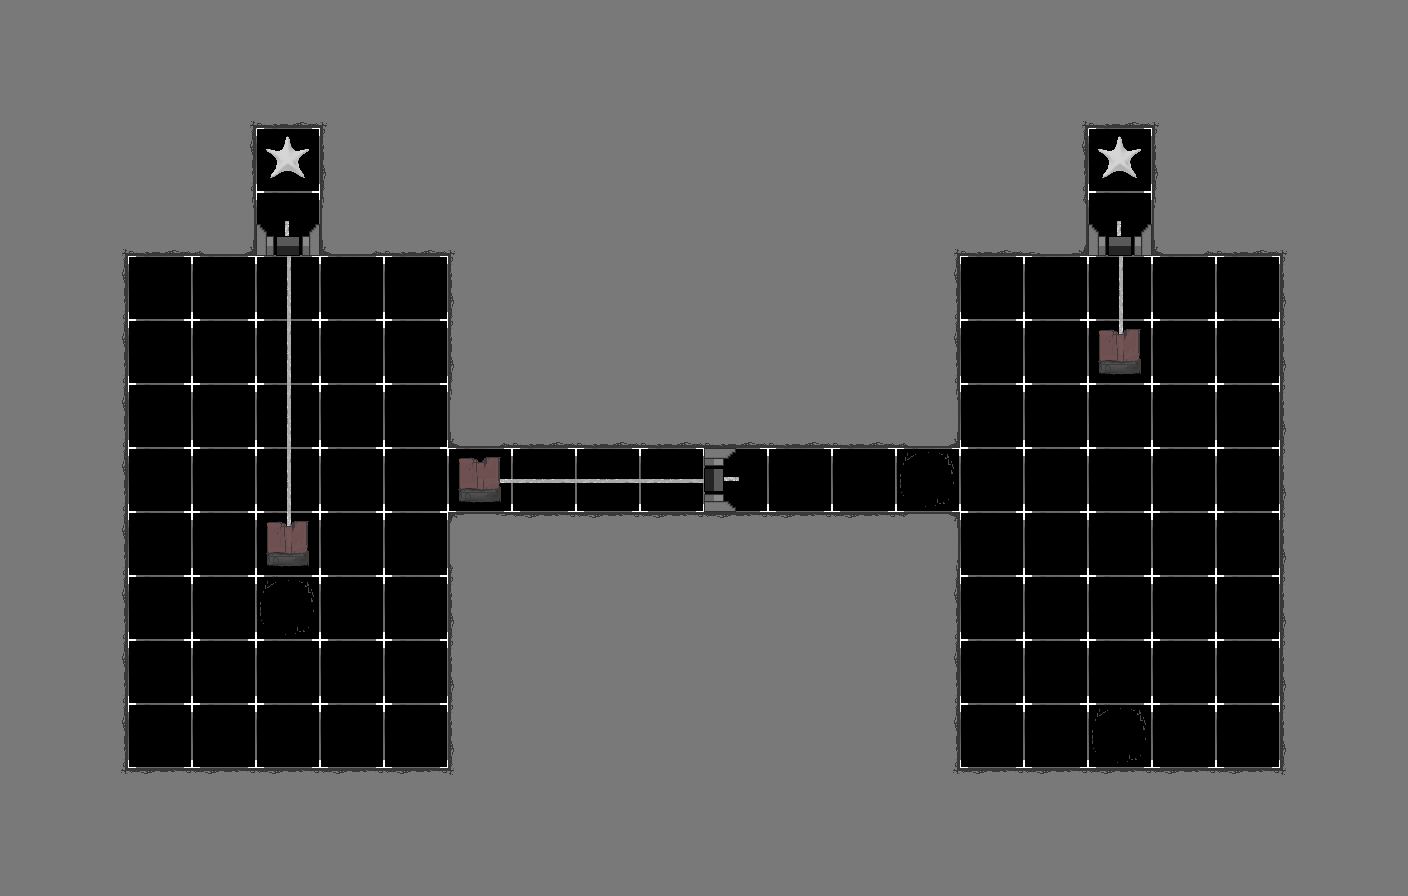

Rendered tile map (Tiled .tmx) drawn with the repository's tilesets; below, a short description and the map source with its tile grids summarised:
An orthogonal 22x14 tile map with 64x64 px tiles, 16 tile layers (floor, walls, goals, sources, ...) and 6 objects.

<map version="1.4" tiledversion="1.4.3" orientation="orthogonal" renderorder="right-down" width="22" height="14" tilewidth="64" tileheight="64" infinite="0" nextlayerid="40" nextobjectid="32">
 <tileset firstgid="1" source="tileset.tsx" />
 <layer id="1" name="floor" width="22" height="14">
  <data>[308 cells, 308 non-empty, 1 distinct tile ids]</data>
 </layer>
 <layer id="2" name="walls" width="22" height="14">
  <data>[308 cells, 216 non-empty, 4 distinct tile ids]</data>
 </layer>
 <layer id="19" name="goals" width="22" height="14">
  <data>[308 cells, 2 non-empty, 1 distinct tile ids]</data>
 </layer>
 <layer id="23" name="sources" width="22" height="14">
  <data>[308 cells, 3 non-empty, 1 distinct tile ids]</data>
 </layer>
 <group id="6" name="0">
  <layer id="8" name="cables" width="22" height="14">
   <data>[308 cells, 6 non-empty, 2 distinct tile ids]</data>
  </layer>
  <layer id="9" name="doors" width="22" height="14">
   <data>[308 cells, 1 non-empty, 1 distinct tile ids]</data>
  </layer>
  <layer id="10" name="buttons" width="22" height="14">
   <data>[308 cells, 0 non-empty, 0 distinct tile ids]</data>
  </layer>
  <layer id="17" name="batteries" width="22" height="14">
   <data>[308 cells, 1 non-empty, 1 distinct tile ids]</data>
  </layer>
 </group>
 <group id="30" name="1">
  <layer id="31" name="cables" width="22" height="14">
   <data>[308 cells, 3 non-empty, 2 distinct tile ids]</data>
  </layer>
  <layer id="32" name="doors" width="22" height="14">
   <data>[308 cells, 1 non-empty, 1 distinct tile ids]</data>
  </layer>
  <layer id="33" name="buttons" width="22" height="14">
   <data>[308 cells, 0 non-empty, 0 distinct tile ids]</data>
  </layer>
  <layer id="34" name="batteries" width="22" height="14">
   <data>[308 cells, 1 non-empty, 1 distinct tile ids]</data>
  </layer>
 </group>
 <group id="35" name="2">
  <layer id="36" name="cables" width="22" height="14">
   <data>[308 cells, 5 non-empty, 2 distinct tile ids]</data>
  </layer>
  <layer id="37" name="doors" width="22" height="14">
   <data>[308 cells, 1 non-empty, 1 distinct tile ids]</data>
  </layer>
  <layer id="38" name="buttons" width="22" height="14">
   <data>[308 cells, 0 non-empty, 0 distinct tile ids]</data>
  </layer>
  <layer id="39" name="batteries" width="22" height="14">
   <data>[308 cells, 1 non-empty, 1 distinct tile ids]</data>
  </layer>
 </group>
 <objectgroup id="24" name="entity-data">
  <object id="25" x="348" y="480">
   <properties>
    <property name="snakeType" value="DOUBLE" />
   </properties>
   <polyline points="0,0 2,58 2,126 -68,134 -124,126 -126,72 -126,-6 -56,-4" />
  </object>
  <object id="26" x="286" y="148">
   <properties>
    <property name="goalType" value="FIRST" />
   </properties>
   <point />
  </object>
  <object id="27" x="1118" y="156">
   <properties>
    <property name="goalType" value="SECOND" />
   </properties>
   <point />
  </object>
  <object id="28" x="288" y="540">
   <properties>
    <property name="maxCharge" type="int" value="10" />
   </properties>
   <point />
  </object>
  <object id="29" x="482" y="480">
   <properties>
    <property name="maxCharge" type="int" value="15" />
   </properties>
   <point />
  </object>
  <object id="30" x="1119" y="358">
   <properties>
    <property name="maxCharge" type="int" value="10" />
   </properties>
   <point />
  </object>
 </objectgroup>
</map>
